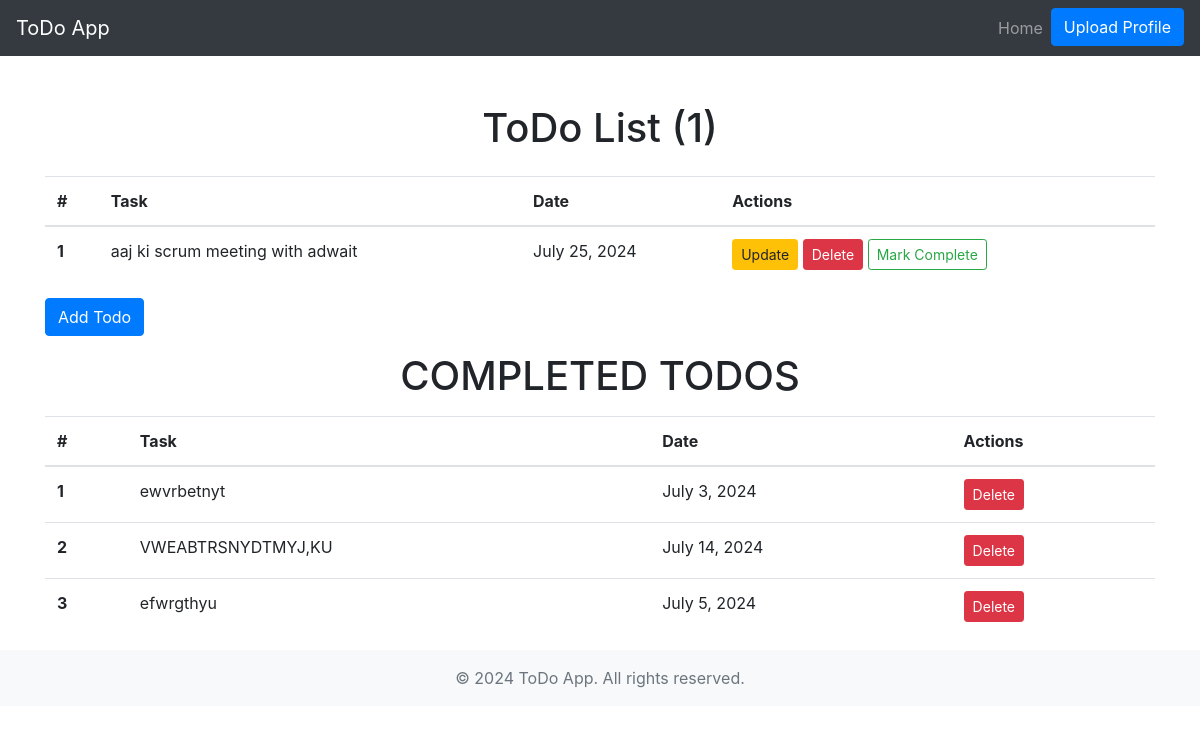
/todo/, run on the app's committed database.
### myapp/models.py (models this page shows, shortened)
class Todo(models.Model):
    task = models.TextField()
    created_at = models.DateField()
    is_completed = models.BooleanField(default=False)

### myapp/views.py (the view)
# urls.py: path("todo/", views.todo, name="todo"),
def todo(request):
    user = request.user
    print(user.username)
    todos = Todo.objects.filter(is_completed = False)
    completed = Todo.objects.filter(is_completed = True)
    parameters = {
        "todos": todos, # isme koi bhi completed todo nhi h
        "completed": completed,
        "user": user
    }
    return render(request, "todo.html", parameters) # isme jo parameter ja rha h usme bhi koi completed todo nhi h

### templates/todo.html
{% extends 'base.html' %}
{% block body %}
<div class="container mt-5">
    <h1 class="text-center">ToDo List ({{ todos.count }})</h1>
    <div class="table-responsive">
        <table class="table table-hover mt-3">
            <thead>
                <tr>
                    <th scope="col">#</th>
                    <th scope="col">Task</th>
                    <th scope="col">Date</th>
                    <th scope="col">Actions</th>
                </tr>
            </thead>
            <tbody>
                {% for todo in todos %}
                <tr>
                    <th scope="row">{{ forloop.counter }}</th>
                    <td>{{ todo.task }}</td>
                    <td>{{ todo.created_at }}</td>
                    <td>
                        <a href="{% url 'update_todo' todo.id %}" class="btn btn-warning btn-sm">Update</a>
                        <a href="{% url 'delete_todo' todo.id %}" class="btn btn-danger btn-sm">Delete</a>
                        <a href="{% url 'mark_complete' todo.id %}" class="btn btn-outline-success btn-sm">Mark Complete</a>
                    </td>
                </tr>
                {% endfor %}
            </tbody>
        </table>
    </div>
    <a href="{% url 'add_todo' %}" class="btn btn-primary mb-3">Add Todo</a>
    <h1 class = "text-center">
        COMPLETED TODOS
    </h1>
    <table class="table table-hover mt-3">
        <thead>
            <tr>
                <th scope="col">#</th>
                <th scope="col">Task</th>
                <th scope="col">Date</th>
                <th scope="col">Actions</th>
            </tr>
        </thead>
        <tbody>
            {% for todo in completed %}
            <tr>
                <th scope="row">{{ forloop.counter }}</th>
                <td>{{ todo.task }}</td>
                <td>{{ todo.created_at }}</td>
                <td>
                    <a href="{% url 'delete_todo' todo.id %}" class="btn btn-danger btn-sm">Delete</a>
                </td>
            </tr>
            {% endfor %}
        </tbody>
    </table>
</div>
{% endblock %}

### templates/base.html (shortened to what this page needs)
<!DOCTYPE html>
<html lang="en">
<head>
    <link href="https://maxcdn.bootstrapcdn.com/bootstrap/4.5.2/css/bootstrap.min.css" rel="stylesheet">
</head>
<body>
    <nav class="navbar navbar-expand-lg navbar-dark bg-dark">
        <a class="navbar-brand" href="#">ToDo App</a>
        <div class="collapse navbar-collapse" id="navbarNav">
            <ul class="navbar-nav ml-auto">
                <li class="nav-item">
                    <a class="nav-link" href="#">Home</a>
                </li>
                <li class="nav-item">
                    <a class="btn btn-primary" href="{% url 'upload_profile' %}">Upload Profile</a>
                </li>
            </ul>
        </div>
    </nav>
    {% block body %}
    {% endblock %}
    <footer class="footer bg-light text-center py-3">
        <div class="container">
            <span class="text-muted">&copy; 2024 ToDo App. All rights reserved.</span>
        </div>
    </footer>
</body>
</html>

### data on the page
Todo: task "aaj ki scrum meeting with adwait", created_at "July 25, 2024"
Todo: task "ewvrbetnyt", created_at "July 3, 2024"
Todo: task "VWEABTRSNYDTMYJ,KU", created_at "July 14, 2024"
Todo: task "efwrgthyu", created_at "July 5, 2024"

### other printed values
{{ todos.count }} "1"
